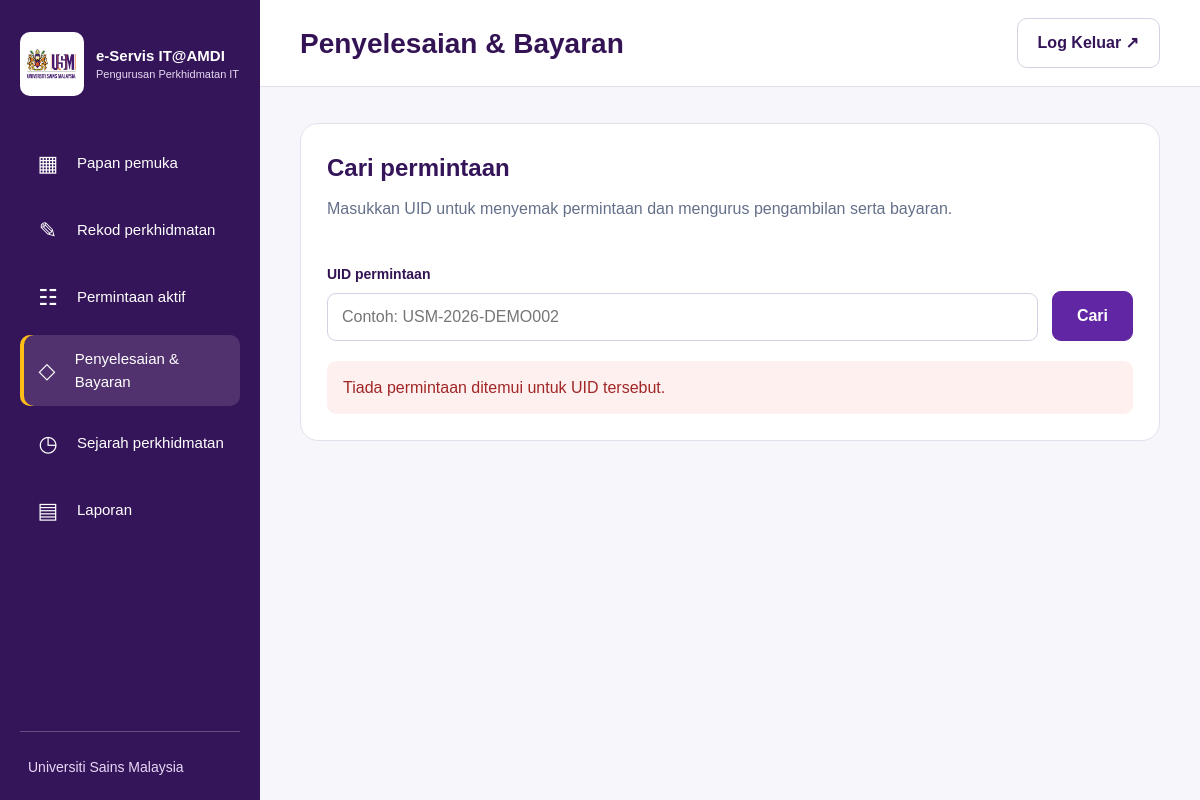
The app's page /payments/index.php?uid=1 (signed in), older data.
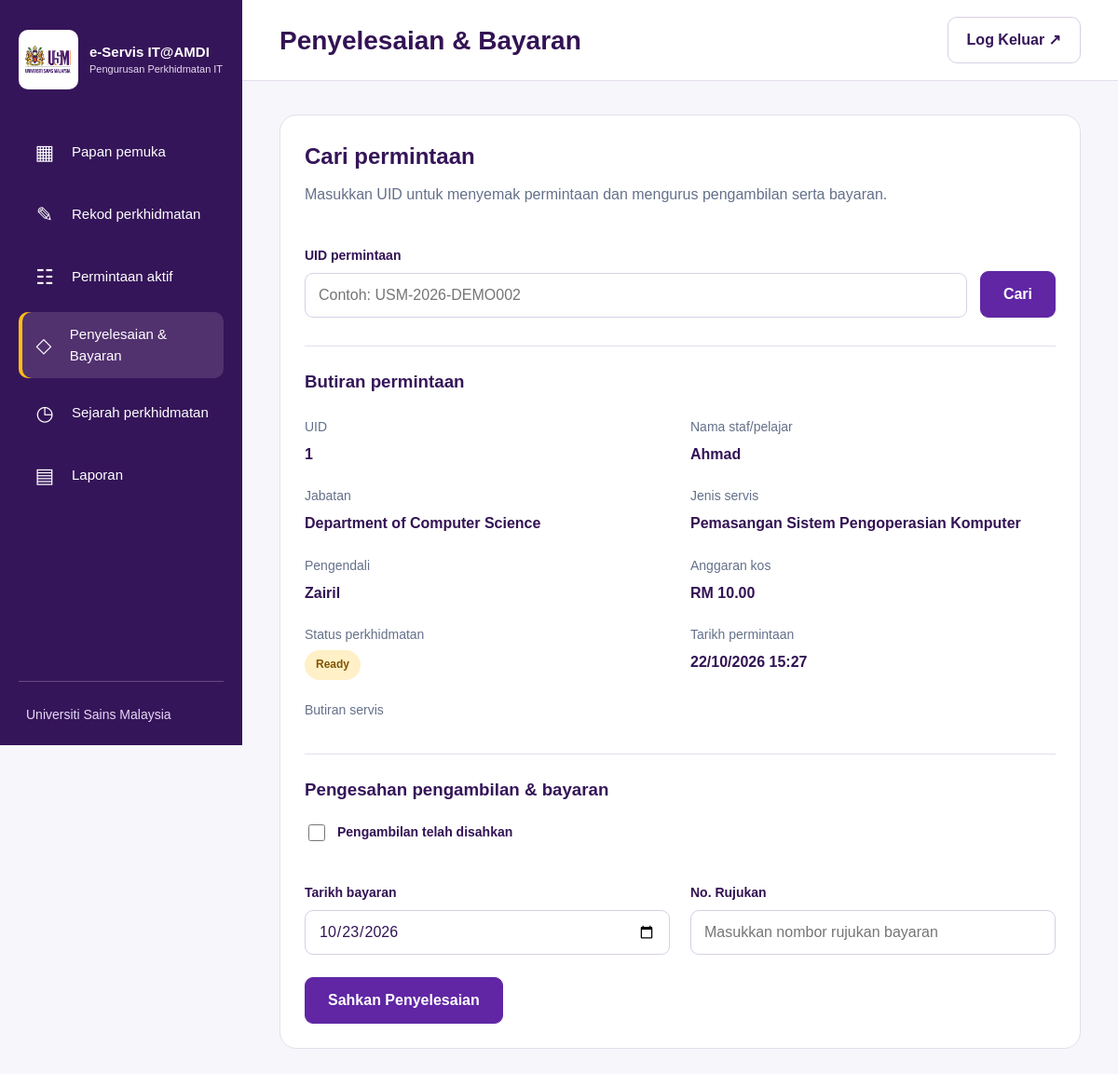
The same page, newer data.
### tables this page shows
CREATE TABLE `service_requests` (
  `id` int(10) UNSIGNED NOT NULL,
  `uid` varchar(40) NOT NULL,
  `requester_name` varchar(150) NOT NULL,
  `department_id` int(10) UNSIGNED NOT NULL,
  `service_type_id` int(10) UNSIGNED NOT NULL,
  `service_details` text NOT NULL,
  `estimated_cost` decimal(10,2) NOT NULL,
  `requested_at` datetime NOT NULL,
  `handler_id` int(10) UNSIGNED NOT NULL,
  `status` enum('in_progress','ready','completed') NOT NULL DEFAULT 'in_progress',
  `ready_at` datetime DEFAULT NULL,
  `picked_up_at` datetime DEFAULT NULL,
  `payment_date` date DEFAULT NULL,
  `reference_no` varchar(100) DEFAULT NULL,
  `completed_at` datetime DEFAULT NULL,
  `created_by` int(10) UNSIGNED NOT NULL,
  `completed_by` int(10) UNSIGNED DEFAULT NULL,
  `created_at` datetime NOT NULL DEFAULT current_timestamp(),
  `updated_at` datetime NOT NULL DEFAULT current_timestamp() ON UPDATE current_timestamp(),
  `requester_phone` varchar(30) DEFAULT NULL,
  `requester_email` varchar(190) DEFAULT NULL,
  `device_ownership` enum('usm','personal') DEFAULT NULL,
  `device_type` varchar(30) DEFAULT NULL,
  `device_type_other` varchar(100) DEFAULT NULL,
  `device_brand` varchar(120) DEFAULT NULL,
  `device_model` varchar(150) DEFAULT NULL,
  `device_serial` varchar(150) DEFAULT NULL,
  `asset_number` varchar(150) DEFAULT NULL,
  `device_condition` enum('unchecked','good','damaged','off') DEFAULT NULL,
  `condition_notes` varchar(1000) DEFAULT NULL
);

CREATE TABLE `departments` (
  `id` int(10) UNSIGNED NOT NULL,
  `name` varchar(150) NOT NULL,
  `is_active` tinyint(1) NOT NULL DEFAULT 1
);

CREATE TABLE `service_types` (
  `id` int(10) UNSIGNED NOT NULL,
  `name` varchar(100) NOT NULL,
  `is_active` tinyint(1) NOT NULL DEFAULT 1
);

CREATE TABLE `handlers` (
  `id` int(10) UNSIGNED NOT NULL,
  `name` varchar(150) NOT NULL,
  `is_active` tinyint(1) NOT NULL DEFAULT 1
);

### includes/auth.php (called while the page is built, shortened)
<?php
function e(string $value): string {
    return htmlspecialchars($value, ENT_QUOTES, 'UTF-8');
}

### payments/index.php (the view, shortened to what the changed rows need)
<?php
require __DIR__ . '/../includes/auth.php';
require __DIR__ . '/../config/database.php';
$paymentDate = date('Y-m-d');
$referenceNo = '';
$pickupConfirmed = false;
$uidInput = $_SERVER['REQUEST_METHOD'] === 'POST'
    ? ($_POST['uid'] ?? '')
    : ($_GET['uid'] ?? '');
$uid = is_string($uidInput) ? trim($uidInput) : '';
$request = null;
$error = '';
$labels = [
    'in_progress' => 'In Progress',
    'ready' => 'Ready',
    'completed' => 'Completed',
];
if (isset($_GET['uid']) || $_SERVER['REQUEST_METHOD'] === 'POST') {
    if ($uid === '' || strlen($uid) > 40) {
        $error = 'Sila masukkan UID yang sah.';
    } else {
        try {
            $statement = $pdo->prepare(
                'SELECT
                    r.*,
                    d.name AS department_name,
                    t.name AS service_type_name,
                    h.name AS handler_name
                 FROM service_requests r
                 JOIN departments d ON d.id = r.department_id
                 JOIN service_types t ON t.id = r.service_type_id
                 JOIN handlers h ON h.id = r.handler_id
                 WHERE r.uid = :uid'
            );
            $statement->execute(['uid' => $uid]);
            $request = $statement->fetch(PDO::FETCH_ASSOC);
            if (!$request) {
                $error = 'Tiada permintaan ditemui untuk UID tersebut.';
            }
        } catch (PDOException $exception) {
            error_log('Payment search: ' . $exception->getMessage());
            $error = 'Carian gagal. Sila cuba lagi.';
        }
    }
}
?>
<!DOCTYPE html>
<html lang="ms">
<head>
    <link rel="stylesheet"
          href="<?= APP_BASE ?>/assets/css/style.css">
    <link rel="stylesheet"
          href="<?= APP_BASE ?>/assets/css/sidebar.css">
    <link rel="stylesheet"
          href="<?= APP_BASE ?>/assets/css/dashboard.css">
    <link rel="stylesheet"
          href="<?= APP_BASE ?>/assets/css/payments.css">
</head>
<body class="workspace">
    <div class="dashboard-area">
        <header class="dashboard-header">
            <h1>Penyelesaian &amp; Bayaran</h1>
        </header>
        <main class="dashboard-main" id="main-content" tabindex="-1">
            <section class="payment-panel">
                <h2>Cari permintaan</h2>
                <p>
                    Masukkan UID untuk menyemak permintaan
                    dan mengurus pengambilan serta bayaran.
                </p>
                <form method="get" class="uid-search">
                    <div class="uid-field">
                    </div>
                    <button type="submit" class="payment-primary">
                    </button>
                </form>
                <?php if ($error !== ''): ?>
    <p class="payment-message error" role="alert">
        <?= e($error) ?>
    </p>
<?php endif; ?>
<?php if ($request): ?>
    <h3 class="payment-result-title">Butiran permintaan</h3>
    <dl class="payment-details">
        <div>
            <dt>UID</dt>
            <dd><?= e($request['uid']) ?></dd>
        </div>
        <div>
            <dt>Nama staf/pelajar</dt>
            <dd><?= e($request['requester_name']) ?></dd>
        </div>
        <div>
            <dt>Jabatan</dt>
            <dd><?= e($request['department_name']) ?></dd>
        </div>
        <div>
            <dt>Jenis servis</dt>
            <dd><?= e($request['service_type_name']) ?></dd>
        </div>
        <div>
            <dt>Pengendali</dt>
            <dd><?= e($request['handler_name']) ?></dd>
        </div>
        <div>
            <dt>Anggaran kos</dt>
            <dd>
                RM <?= number_format(
                    (float) $request['estimated_cost'],
                    2
                ) ?>
            </dd>
        </div>
        <div>
            <dt>Status perkhidmatan</dt>
            <dd>
                <span class="status status-<?= e($request['status']) ?>">
                    <?= e($labels[$request['status']] ?? $request['status']) ?>
                </span>
            </dd>
        </div>
        <div>
            <dt>Tarikh permintaan</dt>
            <dd>
                <?= e(date(
                    'd/m/Y H:i',
                    strtotime($request['requested_at'])
                )) ?>
            </dd>
        </div>
        <div class="payment-wide">
            <dt>Butiran servis</dt>
        </div>
    </dl>
    <?php if ($request['status'] === 'in_progress'): ?>
        <p class="payment-message">
            Servis masih dalam proses dan belum sedia untuk diambil.
        </p>
    <?php elseif ($request['status'] === 'ready'): ?>
    <h3 class="payment-result-title">
        Pengesahan pengambilan &amp; bayaran
    </h3>
    <form method="post"
          action="<?= APP_BASE ?>/payments/index.php"
          class="completion-form">
        <label class="pickup-check">
            <input
                type="checkbox"
                name="pickup_confirmed"
                value="1"
                <?= $pickupConfirmed ? 'checked' : '' ?>
                required
            >
            <span>Pengambilan telah disahkan</span>
        </label>
        <div class="payment-details">
            <div class="uid-field">
                <label for="payment_date">Tarikh bayaran</label>
                <input
                    type="date"
                    id="payment_date"
                    name="payment_date"
                    value="<?= e($paymentDate) ?>"
                    min="1000-01-01"
                    max="<?= e(date('Y-m-d')) ?>"
                    required
                >
            </div>
            <div class="uid-field">
                <label for="reference_no">No. Rujukan</label>
                <input
                    type="text"
                    id="reference_no"
                    name="reference_no"
                    value="<?= e($referenceNo) ?>"
                    placeholder="Masukkan nombor rujukan bayaran"
                    maxlength="100"
                    required
                >
            </div>
        </div>
        <button type="submit" class="payment-primary">
            Sahkan Penyelesaian
        </button>
    </form>
    <?php endif; ?>
<?php endif; ?>
            </section>
        </main>
    </div>
</body>
</html>

Row changes from the older to the newer data that the page shows:
now on this page (row edited): service_requests: uid "1", requester_name "Ahmad", department.name "Department of Computer Science", service_type.name "Pemasangan Sistem Pengoperasian Komputer", handler.name "Zairil", estimated_cost "10.00", status "Ready", requested_at "22/10/2026 15:27"
changed service_requests: status "in_progress" → "ready" (drawn)
Text that changed along with them:
form field pickup_confirmed: (not shown) → "☐"
form field payment_date: (not shown) → "10/23/2026"
$error: "Tiada permintaan ditemui untuk UID tersebut." → (not shown)
text now shown: "Butiran permintaan UID Nama staf/pelajar Jabatan Jenis servis Pengendali Anggaran kos RM Status perkhidmatan Tarikh permintaan Butiran servis Pengesahan pengambilan & bayaran Pengambilan telah disahkan Tarikh bayaran No. Rujukan Sahkan Penyelesaian"
